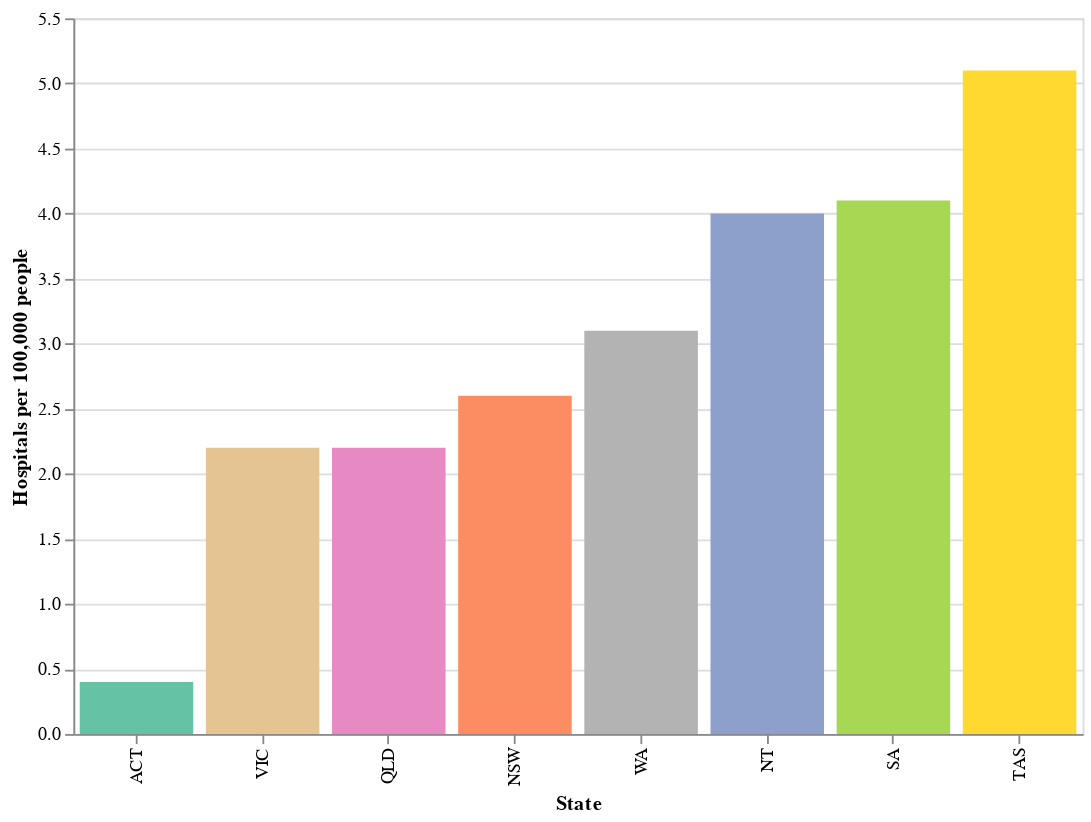

Vega-Lite specification stored for this chart:
### Vega-Lite specification from a JSON file in a GitHub repository (floating-point values rounded to 4 significant figures)
{"$schema": "https://vega.github.io/schema/vega-lite/v5.json", "description": "Hospitals per 100,000 people by state/territory (public only, 2024)", "width": 550, "height": 390, "data": {"values": [{"State": "NSW", "HospitalsPer100k": 2.6}, {"State": "VIC", "HospitalsPer100k": 2.2}, {"State": "QLD", "HospitalsPer100k": 2.2}, {"State": "WA", "HospitalsPer100k": 3.1}, {"State": "SA", "HospitalsPer100k": 4.1}, {"State": "TAS", "HospitalsPer100k": 5.1}, {"State": "NT", "HospitalsPer100k": 4.0}, {"State": "ACT", "HospitalsPer100k": 0.4}]}, "mark": "bar", "encoding": {"x": {"field": "State", "type": "nominal", "sort": {"field": "HospitalsPer100k", "order": "ascending"}}, "y": {"field": "HospitalsPer100k", "type": "quantitative", "axis": {"title": "Hospitals per 100,000 people"}}, "color": {"field": "State", "type": "nominal", "scale": {"scheme": "set2"}, "legend": null}, "tooltip": [{"field": "State", "type": "nominal"}, {"field": "HospitalsPer100k", "type": "quantitative", "title": "Hospitals Per 100k"}]}}
